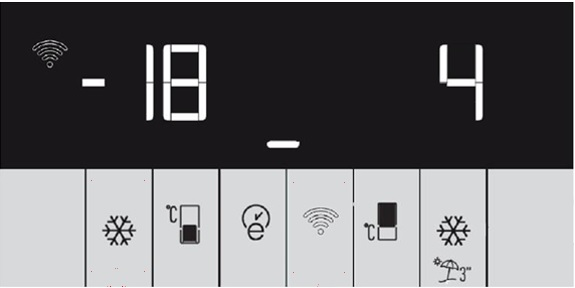
#> input picture images/f1.jpg, 575 x 288 px, found by its file name
$ python filtered.py
#> lines starting #> are read from the running program, lines starting #| are printed output that depends on the picture; after the words box and inside, x2 and y2 are one past the last pixel; in counts of white or black regions, pixels touching at a corner belong together; pictures that were not available may be replaced by others from this repository, and a replacement may not be noted
import cv2
import matplotlib.pyplot as plt
import numpy as np
import os

# in this file template matching is used  for every icon to match them to real image but also utilizing the template
# it is not very robust, i dont think we will use this methods im the future
# however gaussian blur +canny edge gives quite good results

def display(match):
    fig = plt.figure(figsize=(12, 10))
    ax = fig.add_subplot(1, 1, 1)
    plt.imshow(match)
    plt.show()
snowflake_img_dir = os.path.abspath(os.path.join(os.getcwd(), "..", "icon_recog", "images", "snow_flake.jpg")).replace('\\', '/')
umb3_dir = os.path.abspath(os.path.join(os.getcwd(), "..", "icon_recog", "images", "snowflake_umb3.jpg")).replace('\\', '/')
lower_dir = os.path.abspath(os.path.join(os.getcwd(), "..", "icon_recog", "images", "lower.PNG")).replace('\\', '/')
timer_dir = os.path.abspath(os.path.join(os.getcwd(), "..", "icon_recog", "images", "timer.png")).replace('\\', '/')
upper_dir = os.path.abspath(os.path.join(os.getcwd(), "..", "icon_recog", "images", "upper.jpg")).replace('\\', '/')
wifi_dir = os.path.abspath(os.path.join(os.getcwd(), "..", "icon_recog", "images", "wifi.jpg")).replace('\\', '/')
wifi_on="wifi on cropped.jpeg"
wifi_off="f1_display_real_cropped.jpeg"
ex1="ex1.jpeg"
ex2="ex2.jpeg"
real_img_dir = os.path.abspath(os.path.join(os.getcwd(), "..", "icon_recog", "images", wifi_off)).replace('\\', '/')
model_img_dir = os.path.abspath(os.path.join(os.getcwd(), "..", "icon_recog", "images", "f1.jpg")).replace('\\', '/')
model = cv2.imread(model_img_dir)
#> model is the input picture: shape (288, 575, 3); mean B, G, R 108.7, 106.2, 106.9
real_img = cv2.imread(real_img_dir)
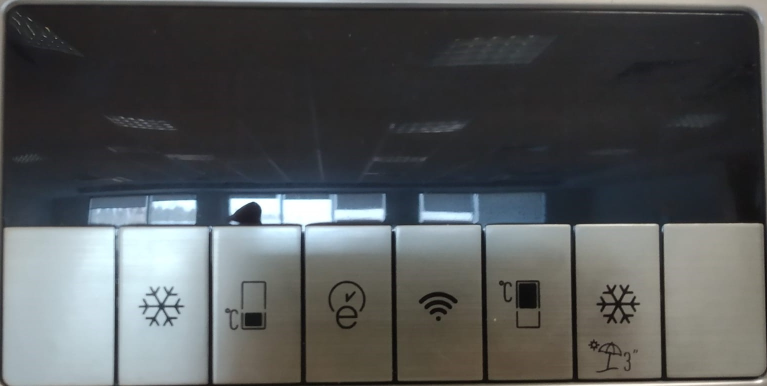
#> input picture images/f1_display_real_cropped.jpeg, 1534 x 772 px, found by its file name (shown at 1/2 size)
#> real_img is the input picture: shape (772, 1534, 3); mean B, G, R 86.9, 86.1, 83.3
icons_dir=(snowflake_img_dir,umb3_dir,lower_dir,timer_dir,upper_dir,wifi_dir)
icons_name=("frost","vacation","lower","timer","upper","wifi")

scale_percent = 0.36 # percent of original size

width = int(real_img.shape[1] * scale_percent)
#> width = 552
height = int(real_img.shape[0] * scale_percent)
#> height = 277
dim = (width, height)
#> dim = (552, 277)
real_img = cv2.resize(real_img, dim, interpolation=cv2.INTER_AREA)
#> real_img: shape (277, 552, 3)


cv2.imshow("found!", real_img)
cv2.waitKey((0))
model_cp = cv2.cvtColor(model, cv2.COLOR_BGR2GRAY)
real_cp = cv2.cvtColor(real_img, cv2.COLOR_BGR2GRAY)
real_gs = cv2.GaussianBlur(real_cp, (5, 5), cv2.BORDER_DEFAULT)
model_gs = cv2.GaussianBlur(model_cp, (5, 5), cv2.BORDER_DEFAULT)
model_canny=cv2.Canny(model_gs, 50, 100)
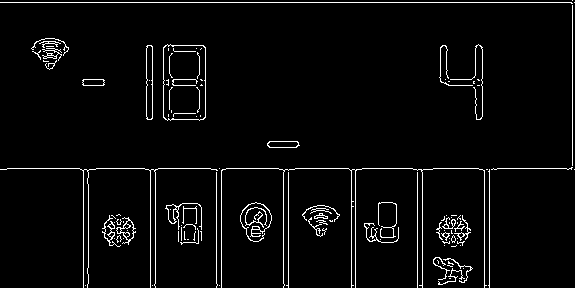
#> model_canny: shape (288, 575); 3.8% white in thin lines or dots
real_canny=cv2.Canny(real_gs, 50, 100)
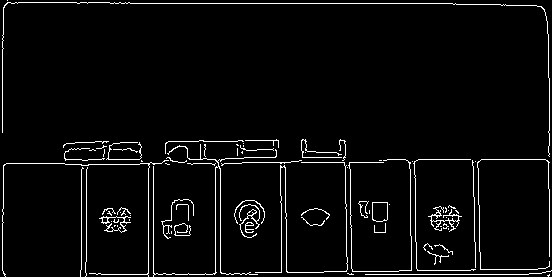
#> real_canny: shape (277, 552); 3.8% white in thin lines or dots
for icon in range(len(icons_dir)):
    ic = cv2.imread(icons_dir[icon])
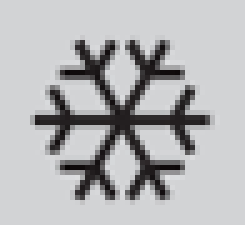
#> input picture images/snow_flake.png, 49 x 45 px, given in place of snow_flake.jpg, which was not available (shown 5 times larger)
#> ic is the input picture: shape (45, 49, 3); mean B, G, R 182.5, 180.6, 180.4
    ic_cp = cv2.cvtColor(ic, cv2.COLOR_BGR2GRAY)
    ic_gs = cv2.GaussianBlur(ic_cp, (5, 5), cv2.BORDER_DEFAULT)
    ic_canny=cv2.Canny(ic_gs, 50, 100)
#> ic_canny: shape (45, 49); 15.3% white in thin lines or dots, all inside (x1, y1, x2, y2) = (5, 7, 43, 41)
    cv2.imshow("icon", ic_canny)
    cv2.waitKey(0)
    res = cv2.matchTemplate(model_canny, ic_canny, cv2.TM_CCOEFF)
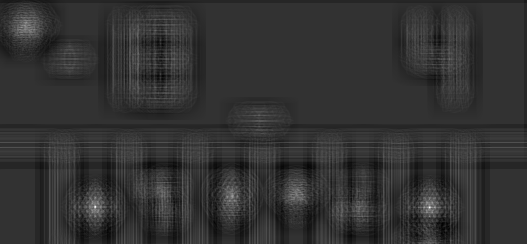
#> res: shape (244, 527) float32; min -2046916.5, max 8248029.5, mean -985.7; drawn with min black and max white
    cv2.imshow("heat map", res)
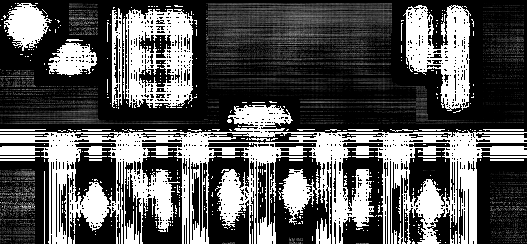
#> window 'heat map': shape (244, 527); min 0, max 255, mean 87.4
    cv2.waitKey(0)
    min_val, max_val, min_loc, max_loc = cv2.minMaxLoc(res)
#> min_val = -2046916.5; max_val = 8248029.5; min_loc = (442, 223); max_loc = (429, 207)
    row_temp, col_temp = ic_cp.shape
#> row_temp = 45; col_temp = 49
    bottom_right_loc = (max_loc[0]+col_temp, max_loc[1]+row_temp)
#> bottom_right_loc = (478, 252)
    cv2.rectangle(real_img, max_loc, bottom_right_loc, (255, 0, 0), 5)
    position = (max_loc[0]+5, max_loc[1]-15)
#> position = (434, 192)
    cv2.putText(
    real_img,  # numpy array on which text is written
    icons_name[icon],  # text
    position,  # position at which writing has to start
    cv2.FONT_HERSHEY_SIMPLEX,  # font family
    0.5,  # font size
    (209, 80, 0, 255),  # font color
    2)  # font stroke
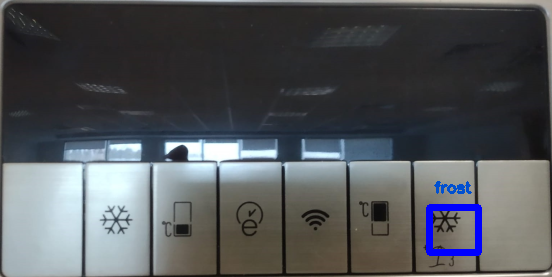
#> real_img: shape (277, 552, 3); mean B, G, R 88.4, 85.2, 82.2
#> (the run stopped early here; a loop or call above may not have finished)
